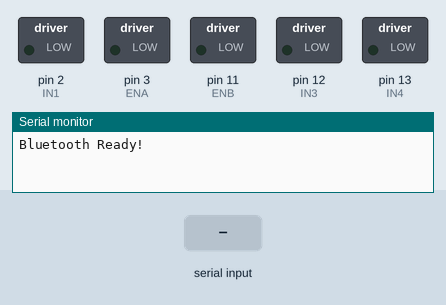
This sketch was run on a simulated Arduino Uno, built with avr-gcc and run on an emulated ATmega328P. Parts: switched loads named in the sketch (green lamp = pin HIGH), the last lines printed to the serial monitor. Inputs (shaded band) come from the test bench. Pins used as bus, display or sensor lines are not drawn.

Above: at 1.2 s.
1.3 s: "F" received over the second serial link
At 2.2 s:
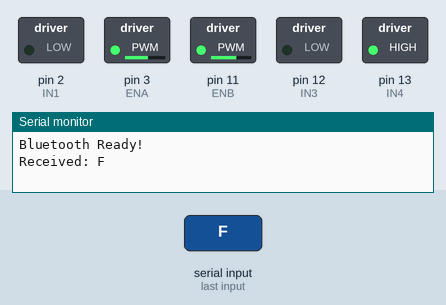
2.8 s: "B" received over the second serial link
At 3.3 s:
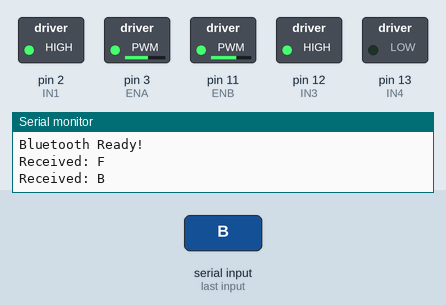
4.3 s: "L" received over the second serial link
At 5.5 s:
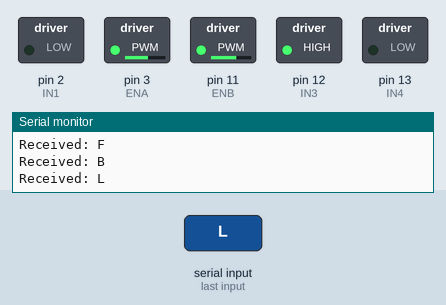
5.8 s: "R" received over the second serial link
At 6.8 s:
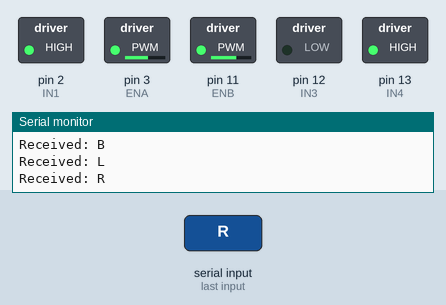
Timing chart, 0 to 8.3 s (numbered marks = the images above; inputs shaded):
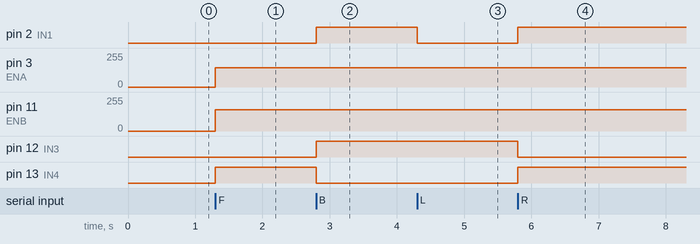

The sketch:

Bluetooth_Control_code.ino
```cpp
#include <SoftwareSerial.h>

// Bluetooth HC-05 pins
SoftwareSerial BT(A4, A5); // RX, TX

// Motor pins
#define ENA 3
#define IN1 2    // Left motor direction
#define IN2 1    // Left motor direction
#define ENB 11
#define IN3 12   // Right motor direction
#define IN4 13   // Right motor direction

// Motor speeds
int leftSpeed  = 145;
int rightSpeed = 160;
void setup() {
  Serial.begin(9600);
  BT.begin(9600);

  pinMode(ENA, OUTPUT);
  pinMode(IN1, OUTPUT);
  pinMode(IN2, OUTPUT);
  pinMode(ENB, OUTPUT);
  pinMode(IN3, OUTPUT);
  pinMode(IN4, OUTPUT);

  stopMotors();
  Serial.println("Bluetooth Ready!");
}
// Motor functions
void forward() {
  digitalWrite(IN1, LOW);
  digitalWrite(IN2, HIGH);
  digitalWrite(IN3, LOW);
  digitalWrite(IN4, HIGH);
  analogWrite(ENA, leftSpeed);
  analogWrite(ENB, rightSpeed);
}

void backward() {
  digitalWrite(IN1, HIGH);
  digitalWrite(IN2, LOW);
  digitalWrite(IN3, HIGH);
  digitalWrite(IN4, LOW);
  analogWrite(ENA, leftSpeed);
  analogWrite(ENB, rightSpeed);
}

void turnLeft() {
  digitalWrite(IN1, LOW);
  digitalWrite(IN2, HIGH);
  digitalWrite(IN3, HIGH);
  digitalWrite(IN4, LOW);
  analogWrite(ENA, leftSpeed);
  analogWrite(ENB, rightSpeed);
}

void turnRight() {
  digitalWrite(IN1, HIGH);
  digitalWrite(IN2, LOW);
  digitalWrite(IN3, LOW);
  digitalWrite(IN4, HIGH);
  analogWrite(ENA, leftSpeed);
  analogWrite(ENB, rightSpeed);
}

void stopMotors() {
  digitalWrite(IN1, LOW);
  digitalWrite(IN2, LOW);
  digitalWrite(IN3, LOW);
  digitalWrite(IN4, LOW);
  analogWrite(ENA, 0);
  analogWrite(ENB, 0);
}

// Main loop
void loop() {
  if (BT.available()) {
    char command = BT.read();
    Serial.print("Received: ");
    Serial.println(command);

    switch (command) {
      case 'F': forward(); break;
      case 'B': backward(); break;
      case 'L': turnLeft(); break;
      case 'R': turnRight(); break;
      case 'S': stopMotors(); break;
    }
  }
}
```

Measured:
- after the input at 1.3 s, pin 3 (ENA): 0/255 → 145/255 at once; pin 11 (ENB): 0/255 → 160/255 at once; pin 13 (IN4): LOW → HIGH at once
- after the input at 2.8 s, pin 2 (IN1), pin 12 (IN3): LOW → HIGH at once; pin 13 (IN4): HIGH → LOW at once
- after the input at 4.3 s, pin 2 (IN1): HIGH → LOW at once
- after the input at 5.8 s, pin 2 (IN1), pin 13 (IN4): LOW → HIGH at once; pin 12 (IN3): HIGH → LOW at once
